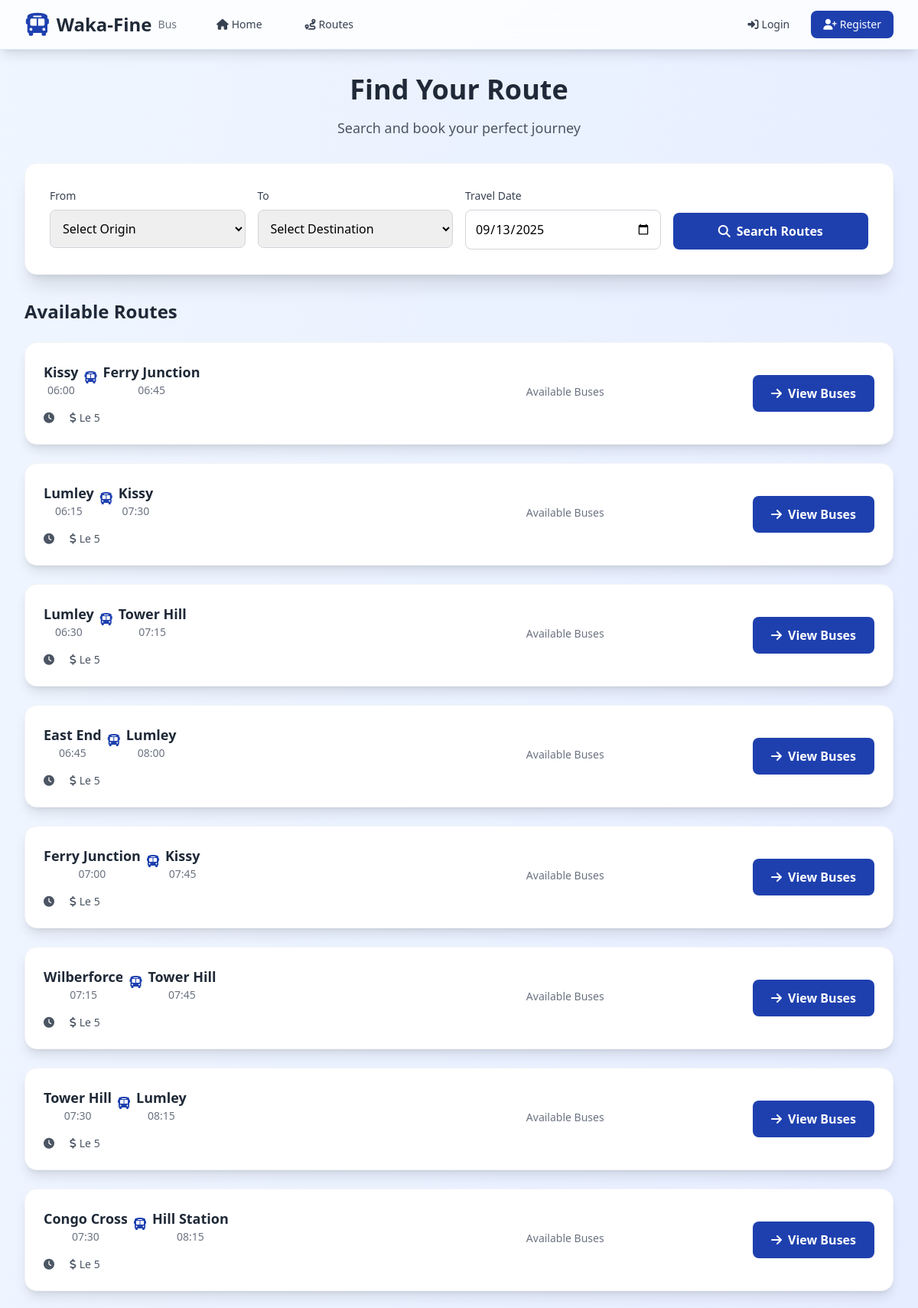
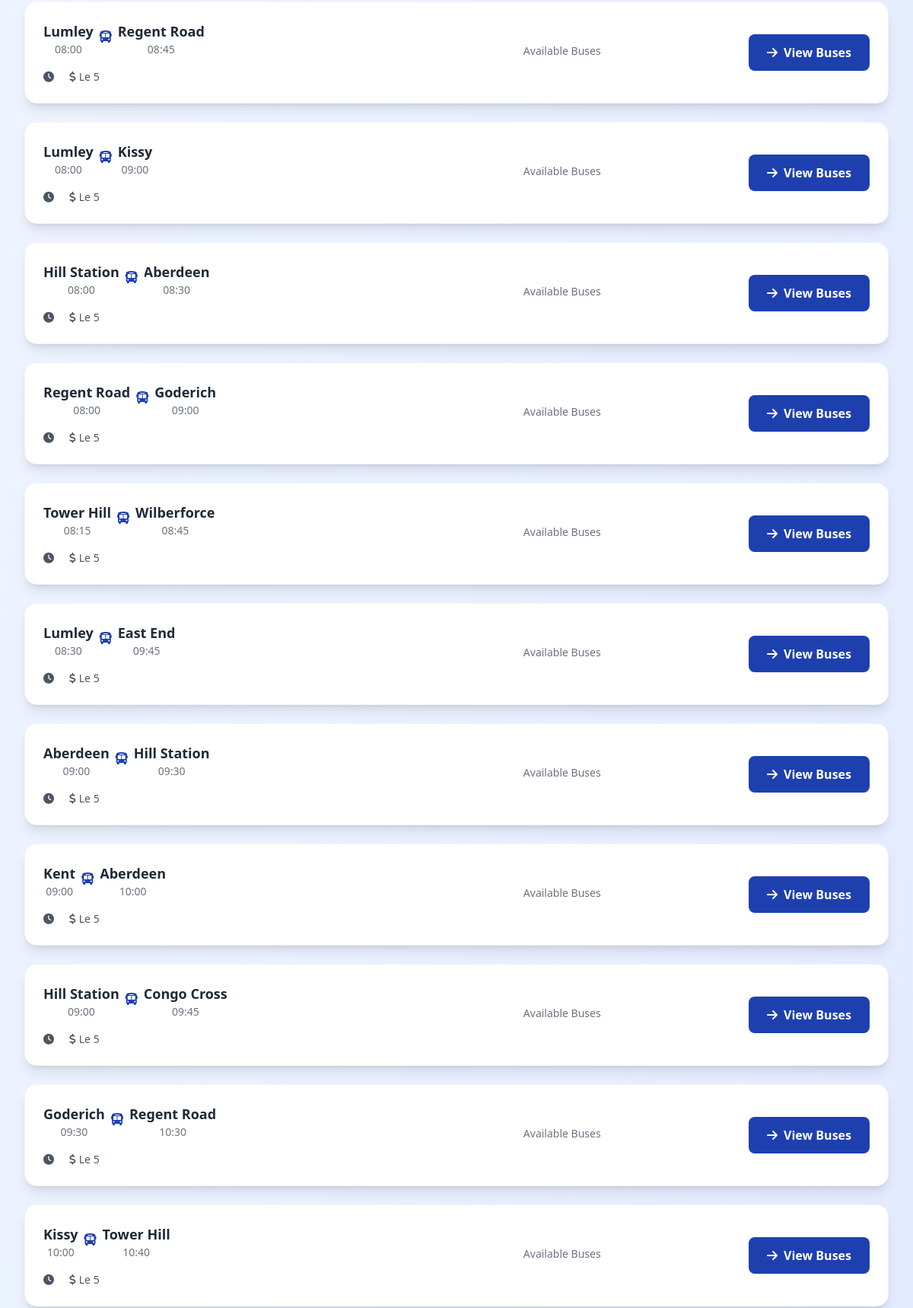
The page /routes/search/ (upper part) on the database its author committed (2 pictures, top to bottom).
### routes/models.py (models this page shows, shortened)
class Route(models.Model):
    LOCATION_CHOICES = [
        ("lumley", "Lumley"),
        ("regent_road", "Regent Road"),
        ("aberdeen", "Aberdeen"),
        ("hill_station", "Hill Station"),
        ("kissy", "Kissy"),
        ("east_end", "East End"),
        ("wilberforce", "Wilberforce"),
        ("tower_hill", "Tower Hill"),
        ("ferry_junction", "Ferry Junction"),
        ("goderich", "Goderich"),
        ("kent", "Kent"),
        ("congo_cross", "Congo Cross"),
    ]
    name = models.CharField(max_length=100)
    origin = models.CharField(max_length=50, choices=LOCATION_CHOICES)
    destination = models.CharField(max_length=50, choices=LOCATION_CHOICES)
    origin_terminal = models.ForeignKey(
        "terminals.Terminal",
        on_delete=models.SET_NULL,
        null=True,
        blank=True,
        related_name="origin_routes",
        help_text="Terminal where this route starts",
    )
    destination_terminal = models.ForeignKey(
        "terminals.Terminal",
        on_delete=models.SET_NULL,
        null=True,
        blank=True,
        related_name="destination_routes",
        help_text="Terminal where this route ends",
    )
    price = models.DecimalField(max_digits=10, decimal_places=2)
    departure_time = models.TimeField()
    arrival_time = models.TimeField()
    duration_minutes = models.PositiveIntegerField(help_text="Duration in minutes")
    is_active = models.BooleanField(default=True)
    created_at = models.DateTimeField(auto_now_add=True)
    updated_at = models.DateTimeField(auto_now=True)
    class Meta:
        unique_together = ["origin", "destination", "departure_time"]

### routes/views.py (the view)
# urls.py: path("search/", views.RouteSearchView.as_view(), name="search"),
class RouteSearchView(ListView):
    model = Route
    template_name = "routes/search.html"
    context_object_name = "routes"
    def get_queryset(self):
        queryset = Route.objects.filter(is_active=True)
        origin = self.request.GET.get("origin")
        destination = self.request.GET.get("destination")
        travel_date = self.request.GET.get("travel_date")
        if origin:
            queryset = queryset.filter(origin=origin)
        if destination:
            queryset = queryset.filter(destination=destination)
        return queryset.order_by("departure_time")
    def get_context_data(self, **kwargs):
        context = super().get_context_data(**kwargs)
        context["origin"] = self.request.GET.get("origin", "")
        context["destination"] = self.request.GET.get("destination", "")
        context["travel_date"] = self.request.GET.get("travel_date", "")
        return context

### templates/routes/search.html (shortened to what this page needs)
{% extends 'base.html' %}
{% block content %}
<div class="min-h-screen bg-gradient-to-br from-blue-50 to-indigo-100 py-8">
    <div class="max-w-7xl mx-auto px-4 sm:px-6 lg:px-8">
        <div class="text-center mb-8">
            <h1 class="text-4xl font-bold text-gray-800 mb-4">Find Your Route</h1>
            <p class="text-gray-600 text-lg">Search and book your perfect journey</p>
        </div>
        <div class="bg-white rounded-2xl shadow-xl p-8 mb-8 border border-gray-100">
            <form method="GET" class="grid grid-cols-1 md:grid-cols-4 gap-4">
                <div>
                    <label class="block text-sm font-medium text-gray-700 mb-2">From</label>
                    <select name="origin" class="w-full p-3 border border-gray-300 rounded-lg focus:ring-2 focus:ring-primary focus:border-transparent transition-all duration-200">
                        <option value="">Select Origin</option>
                    </select>
                </div>
                <div>
                    <label class="block text-sm font-medium text-gray-700 mb-2">To</label>
                    <select name="destination" class="w-full p-3 border border-gray-300 rounded-lg focus:ring-2 focus:ring-primary focus:border-transparent transition-all duration-200">
                        <option value="">Select Destination</option>
                    </select>
                </div>
                <div>
                    <label class="block text-sm font-medium text-gray-700 mb-2">Travel Date</label>
                    <input type="date" name="travel_date" value="{{ request.GET.travel_date }}" class="w-full p-3 border border-gray-300 rounded-lg focus:ring-2 focus:ring-primary focus:border-transparent transition-all duration-200" min="{{ today|date:'Y-m-d' }}">
                </div>
                <div class="flex items-end">
                    <button type="submit" class="w-full bg-primary text-white p-3 rounded-lg font-semibold hover:bg-blue-700 transition-all duration-300 transform hover:scale-105">
                        <i class="fas fa-search mr-2"></i>Search Routes
                    </button>
                </div>
            </form>
        </div>
        {% if routes %}
            <div class="space-y-6">
                <h2 class="text-2xl font-bold text-gray-800">Available Routes</h2>
                {% for route in routes %}
                    <div class="bg-white rounded-2xl shadow-lg p-6 border border-gray-100 hover:shadow-xl transition-all duration-300">
                        <div class="grid grid-cols-1 lg:grid-cols-4 gap-6 items-center">
                            <div class="lg:col-span-2">
                                <div class="flex items-center justify-between mb-4">
                                    <div class="flex items-center">
                                        <div class="text-center">
                                            <p class="text-lg font-semibold text-gray-800">{{ route.get_origin_display }}</p>
                                            <p class="text-sm text-gray-500">{{ route.departure_time|time:"H:i" }}</p>
                                        </div>
                                        <div class="flex-1 mx-4">
                                            <div class="border-t-2 border-dashed border-gray-300 relative">
                                                <i class="fas fa-bus absolute -top-3 left-1/2 transform -translate-x-1/2 bg-white px-2 text-primary"></i>
                                            </div>
                                        </div>
                                        <div class="text-center">
                                            <p class="text-lg font-semibold text-gray-800">{{ route.get_destination_display }}</p>
                                            <p class="text-sm text-gray-500">{{ route.arrival_time|time:"H:i" }}</p>
                                        </div>
                                    </div>
                                </div>
                                <div class="flex items-center text-sm text-gray-600 space-x-4">
                                    <span><i class="fas fa-clock mr-1"></i>{{ route.duration }}</span>
                                    <span><i class="fas fa-dollar-sign mr-1"></i>Le {{ route.price|floatformat:0 }}</span>
                                </div>
                            </div>
                            <div class="text-center">
                                <p class="text-sm text-gray-500 mb-1">Available Buses</p>
                            </div>
                            <div class="text-center lg:text-right">
                                <a href="{% url 'routes:detail' route.pk %}" class="inline-block bg-primary text-white px-6 py-3 rounded-lg font-semibold hover:bg-blue-700 transition-all duration-300 transform hover:scale-105">
                                    <i class="fas fa-arrow-right mr-2"></i>View Buses
                                </a>
                            </div>
                        </div>
                    </div>
                {% endfor %}
            </div>
        {% elif request.GET %}
            <div class="text-center py-12">
                <i class="fas fa-search text-6xl text-gray-300 mb-4"></i>
                <h3 class="text-xl font-semibold text-gray-600 mb-2">No routes found</h3>
                <p class="text-gray-500">Try adjusting your search criteria</p>
            </div>
        {% else %}
            <div class="text-center py-12">
                <i class="fas fa-route text-6xl text-gray-300 mb-4"></i>
                <h3 class="text-xl font-semibold text-gray-600 mb-2">Search for routes</h3>
                <p class="text-gray-500">Enter your travel details above to find available routes</p>
            </div>
        {% endif %}
    </div>
</div>
{% endblock %}

### rows shown on the page
Route: origin "Kissy", departure_time "06:00", destination "Ferry Junction", arrival_time "06:45", price "5"
Route: origin "Lumley", departure_time "06:15", destination "Kissy", arrival_time "07:30", price "5"
Route: origin "Lumley", departure_time "06:30", destination "Tower Hill", arrival_time "07:15", price "5"
Route: origin "East End", departure_time "06:45", destination "Lumley", arrival_time "08:00", price "5"
Route: origin "Ferry Junction", departure_time "07:00", destination "Kissy", arrival_time "07:45", price "5"
Route: origin "Wilberforce", departure_time "07:15", destination "Tower Hill", arrival_time "07:45", price "5"
Route: origin "Tower Hill", departure_time "07:30", destination "Lumley", arrival_time "08:15", price "5"
Route: origin "Congo Cross", departure_time "07:30", destination "Hill Station", arrival_time "08:15", price "5"
Route: origin "Lumley", departure_time "08:00", destination "Regent Road", arrival_time "08:45", price "5"
Route: origin "Lumley", departure_time "08:00", destination "Kissy", arrival_time "09:00", price "5"
Route: origin "Hill Station", departure_time "08:00", destination "Aberdeen", arrival_time "08:30", price "5"
Route: origin "Regent Road", departure_time "08:00", destination "Goderich", arrival_time "09:00", price "5"
Route: origin "Tower Hill", departure_time "08:15", destination "Wilberforce", arrival_time "08:45", price "5"
Route: origin "Lumley", departure_time "08:30", destination "East End", arrival_time "09:45", price "5"
Route: origin "Aberdeen", departure_time "09:00", destination "Hill Station", arrival_time "09:30", price "5"
Route: origin "Kent", departure_time "09:00", destination "Aberdeen", arrival_time "10:00", price "5"
Route: origin "Hill Station", departure_time "09:00", destination "Congo Cross", arrival_time "09:45", price "5"
Route: origin "Goderich", departure_time "09:30", destination "Regent Road", arrival_time "10:30", price "5"
Route: origin "Kissy", departure_time "10:00", destination "Tower Hill", arrival_time "10:40", price "5"
